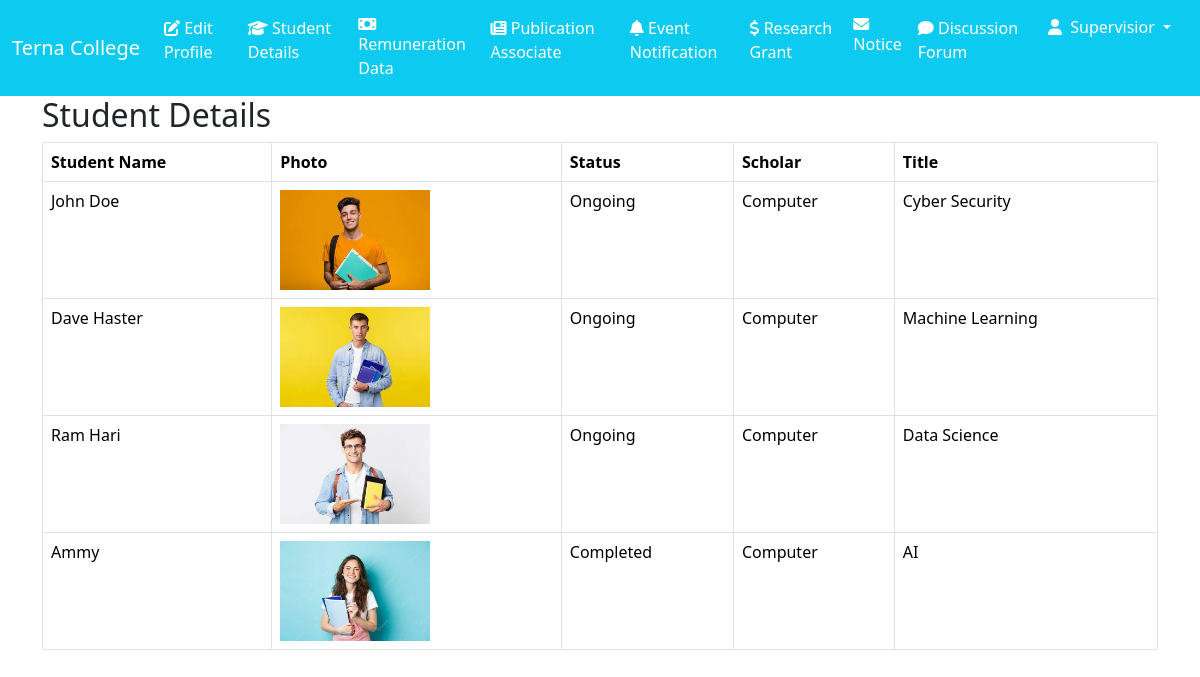
Page /supervisor_student-details/ on the committed database.
### Homepage/models.py (models this page shows, shortened)
class Student_Cards(models.Model):
    name = models.CharField(max_length=100)
    photo = models.ImageField(upload_to='student_photos/')
    status = models.CharField(max_length=100)
    scholar = models.CharField(max_length=100)
    title = models.CharField(max_length=100)

### Homepage/views.py (the view)
# urls.py: path('supervisor_student-details/', views.supervisior_student_details, name='supervisor_student-details'),
def supervisior_student_details(request):
    students = Student_Cards.objects.all()
    return render(request, 'supervisor/supervisor_student_detail.html', {'students': students})

### Homepage/templates/Supervisor/supervisor_student_detail.html
{% extends "supervisor_base.html" %}
{% block content %}
    <div class="container">
        <h2>Student Details</h2>
        <table class="table table-bordered">
            <thead>
                <tr>
                    <th>Student Name</th>
                    <th>Photo</th>
                    <th>Status</th>
                    <th>Scholar</th>
                    <th>Title</th>
                </tr>
            </thead>
            <tbody>
                {% for student in students %}
                    <tr>
                        <td>{{ student.name }}</td>
                        <td><img src="{{ student.photo.url }}" alt="Student Photo" height="100"></td>
                        <td>{{ student.status }}</td>
                        <td>{{ student.scholar }}</td>
                        <td>{{ student.title }}</td>
                    </tr>
                {% endfor %}
            </tbody>
        </table>
    </div>
{% endblock %}

### rows in the picture
Student_Cards: name "John Doe", photo (picture), status "Ongoing", scholar "Computer", title "Cyber Security"
Student_Cards: name "Dave Haster", photo (picture), status "Ongoing", scholar "Computer", title "Machine Learning"
Student_Cards: name "Ram Hari", photo (picture), status "Ongoing", scholar "Computer", title "Data Science"
Student_Cards: name "Ammy", photo (picture), status "Completed", scholar "Computer", title "AI"
